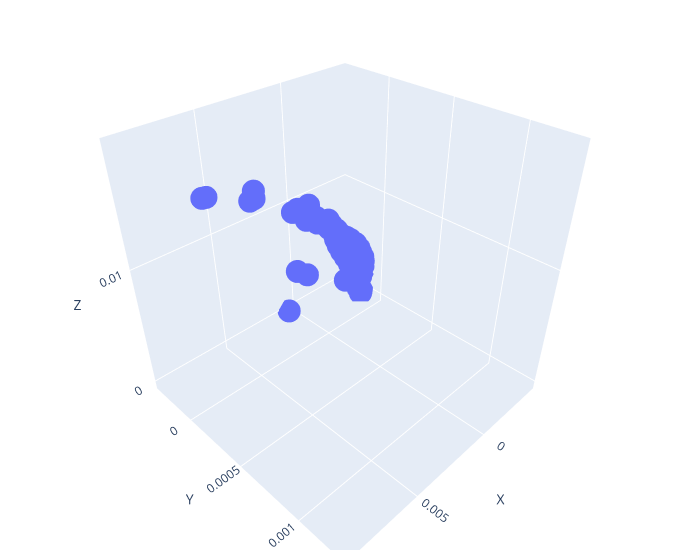

Notebook code for this chart:
### Code cell
act_tmp = actions.copy()

# Sample 3D data
a = ee_pose[:, 6] < 0.05
b = ee_pose[:, 3] < 0.15
final_mask = np.logical_and(a, b)
acts = actions[final_mask]
x, y, z = acts[:, 0], acts[:, 1], acts[:, 2]

# Create a 3D scatter plot
fig = go.Figure(
    data=[
        go.Scatter3d(
            x=x,
            y=y,
            z=z,
            mode="markers",
            # marker=dict(
            #     size=5,
            #     color=actions[
            #         :, -1
            #     ],  # z,  # set color to an array/list of desired values
            #     # colorscale='inferno',  # choose a colorscale
            #     opacity=0.8,
            # ),
        )
    ]
)

# Make the plot interactive by allowing user to rotate, zoom, etc.
fig.update_layout(
    scene=dict(xaxis_title="X", yaxis_title="Y", zaxis_title="Z"),
    width=700,
    margin=dict(r=20, b=10, l=10, t=10),
)

fig.show()
